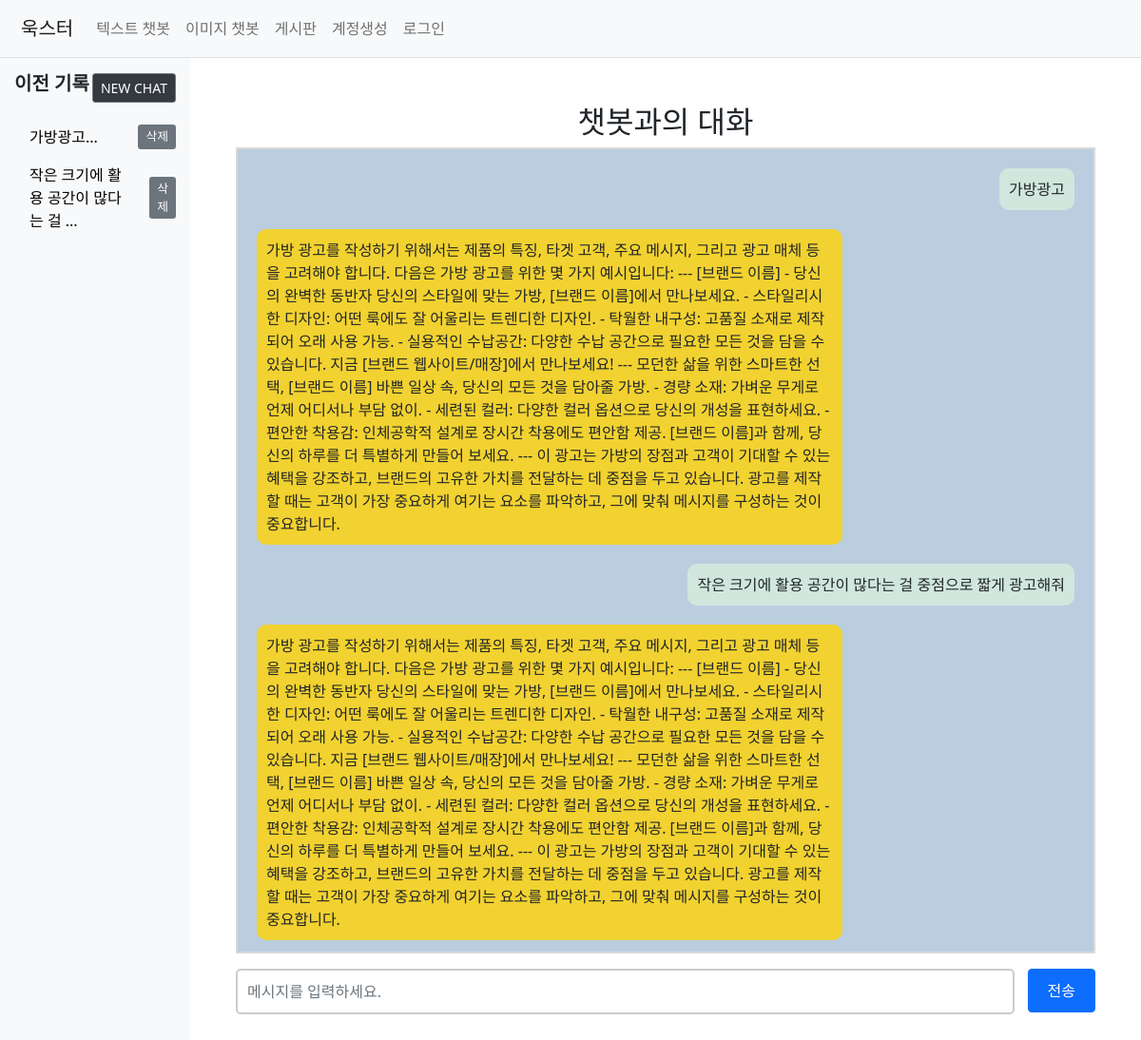
Screenshot of /chatbot/chat?thread_id=db84ea44-4754-4433-ade3-767bd8ef1438 with the database file from the repository.
### my_flask_app/models.py (models this page shows, shortened)
class ChatHistory(db.Model):
    __tablename__ = 'chat_history'
    id = db.Column(db.Integer, primary_key=True, autoincrement=True)
    thread_id = db.Column(db.String(36), nullable=False, default=lambda: str(uuid.uuid4()))
    user_id = db.Column(db.Integer, db.ForeignKey('user.id'), nullable=False)
    user_question = db.Column(db.Text, nullable=True)
    maked_text = db.Column(db.Text, nullable=False)
    maked_image_url = db.Column(db.Text, nullable=True)
    created_at = db.Column(db.DateTime, default=datetime.utcnow, nullable=False)
    type = db.Column(db.String(20), nullable=False)

### my_flask_app/views/text_chatbot.py (the view)
@bp.route('/chat', methods=['GET'])
def chat_page():
    try:
        thread_id = request.args.get('thread_id')
        if thread_id:
            chat_histories = ChatHistory.query.filter_by(thread_id=thread_id, type='text').order_by(ChatHistory.created_at.asc()).all()
            if not chat_histories:
                flash('해당 대화 기록을 찾을 수 없습니다.', 'error')
                chat_histories = []
        else:
            thread_id = str(uuid.uuid4())
            chat_histories = []
        return render_template('chatbot/text_chatbot.html', chat_histories=chat_histories, thread_id=thread_id)
    except Exception as e:
        print("Error fetching chat histories:", str(e))
        return render_template('chatbot/text_chatbot.html', chat_histories=[], thread_id=str(uuid.uuid4()))

### my_flask_app/templates/chatbot/text_chatbot.html (shortened to what this page needs)
{% extends "history_sidebar.html" %}
{% block main_content %}
<div class="container mt-5">
    <h2 class="text-center">챗봇과의 대화</h2>
    <div class="chat-container" id="chatContainer" style="height: 60vh; overflow-y: auto;">
        {% for history in chat_histories %}
            <div class="message user-message">{{ history.user_question }}</div>
            {% if history.maked_text %}
                <div class="message bot-message">{{ history.maked_text }}</div>
            {% endif %}
        {% endfor %}
    </div>
    <div class="input-group mt-3">
        <input type="text" class="form-control" id="userInput" placeholder="메시지를 입력하세요.">
        <div class="input-group-append">
            <button class="btn btn-primary" id="sendButton">전송</button>
        </div>
    </div>
</div>
{% endblock %}

### my_flask_app/templates/history_sidebar.html (shortened to what this page needs)
{% extends "base.html" %}
{% block content %}
<div class="container-fluid">
    <div class="row">
        <nav id="sidebar" class="col-md-3 col-lg-2 d-md-block bg-light sidebar" style="height: 100vh; overflow-y: auto;">
            <div class="sidebar-sticky">
                <div class="d-flex justify-content-between align-items-center mb-3">
                    <h5 class="sidebar-heading">이전 기록</h5>
                    <button class="btn btn-secondary btn-sm" id="newChatButton">NEW CHAT</button>
                </div>
                <ul class="nav flex-column" id="chatHistoryList">
                    {% if chat_histories %}
                        {% for history in chat_histories %}
                            <li class="nav-item d-flex justify-content-between align-items-center">
                                <a href="#" class="nav-link chat-history-link" data-id="{{ history.thread_id }}" onclick="loadChatHistory('{{ history.thread_id }}', '{{ request.path.split('/')[1] }}')">
                                    {{ history.user_question[:20] }}...
                                </a>
                                <button class="btn btn-danger btn-sm delete-button" data-id="{{ history.thread_id }}" onclick="deleteChatHistory('{{ history.thread_id }}')">삭제</button>
                            </li>
                        {% endfor %}
                    {% else %}
                        <li class="nav-item">
                            <span>로그인 후 채팅 기록을 볼 수 있습니다.</span>
                        </li>
                    {% endif %}
                </ul>
            </div>
        </nav>
        <main class="col-md-9 ml-sm-auto col-lg-10 px-md-4">
            {% block main_content %}{% endblock %}
        </main>
    </div>
</div>
{% endblock %}

### my_flask_app/static/style.css (style rules this page uses)
.chat-container { border: 2px solid #dbd8d8; padding: 10px; height: 400px; overflow-y: scroll; background-color: #bacee0; display: flex; flex-direction: column; }
.message { margin: 10px; padding: 10px; border-radius: 10px; max-width: 70%; display: inline-block; }
.user-message { background-color: #d1e7dd; align-self: flex-end; text-align: right; }
.bot-message { background-color: #F2D230; align-self: flex-start; text-align: left; }
#userInput { border-radius: 5px; border: 2px solid #ccc; padding: 10px; width: calc(100% - 100px); }
#sendButton { margin-left: 15px; padding: 10px 20px; }
#sidebar { background-color: #f8f9fa; padding: 15px; height: 100vh; }
.sidebar-heading { font-weight: bold; }
.chat-history-link { color: #000 !important; text-decoration: none !important; }
#newChatButton { background-color: #343a40; color: #ffffff; }
.delete-button { background-color: #6c757d; color: #ffffff; border: none; font-size: 0.8rem; padding: 0.2rem 0.5rem; }

### my_flask_app/templates/base.html (style rules this page uses)
body, html { margin: 0; padding: 0; height: 100%; width: 100%; display: flex; flex-direction: column; align-items: center; }

### rows the page displays
ChatHistory: user_question "가방광고", maked_text "가방 광고를 작성하기 위해서는 제품의 특징, 타겟 고객, 주요 메시지, 그리고 광고 매체 등을 고려해야 합니다. 다음은 가방 광고를 위한 몇 가지 예시입니다: --- [브랜드 이름] - 당신의 완벽한 동반자 당신의 스타일에 맞는 가방, [브랜드 이름]에서 만나보세요. - 스타일리시한 디자인: 어떤 룩에도 잘 어울리는 트렌디한 디자인. - 탁월한 내구성: 고품질 소재로 제작되어 오래 사용 가능. - 실용적인 수납공간: 다양한 수납 공간으로 필요한 모든 것을 담을 수 있습니다. 지금 [브랜드 웹사이트/매장]에서 만나보세요! --- 모던한 삶을 위한 스마트한 선택, [브랜드 이름] 바쁜 일상 속, 당신의 모든 것을 담아줄 가방. - 경량 소재: 가벼운 무게로 언제 어디서나 부담 없이. - 세련된 컬러: 다양한 컬러 옵션으로 당신의 개성을 표현하세요. - 편안한 착용감: 인체공학적 설계로 장시간 착용에도 편안함 제공. [브랜드 이름]과 함께, 당신의 하루를 더 특별하게 만들어 보세요. --- 이 광고는 가방의 장점과 고객이 기대할 수 있는 혜택을 강조하고, 브랜드의 고유한 가치를 전달하는 데 중점을 두고 있습니다. 광고를 제작할 때는 고객이 가장 중요하게 여기는 요소를 파악하고, 그에 맞춰 메시지를 구성하는 것이 중요합니다."
ChatHistory: user_question "작은 크기에 활용 공간이 많다는 걸", user_question "작은 크기에 활용 공간이 많다는 걸 중점으로 짧게 광고해줘", maked_text "가방 광고를 작성하기 위해서는 제품의 특징, 타겟 고객, 주요 메시지, 그리고 광고 매체 등을 고려해야 합니다. 다음은 가방 광고를 위한 몇 가지 예시입니다: --- [브랜드 이름] - 당신의 완벽한 동반자 당신의 스타일에 맞는 가방, [브랜드 이름]에서 만나보세요. - 스타일리시한 디자인: 어떤 룩에도 잘 어울리는 트렌디한 디자인. - 탁월한 내구성: 고품질 소재로 제작되어 오래 사용 가능. - 실용적인 수납공간: 다양한 수납 공간으로 필요한 모든 것을 담을 수 있습니다. 지금 [브랜드 웹사이트/매장]에서 만나보세요! --- 모던한 삶을 위한 스마트한 선택, [브랜드 이름] 바쁜 일상 속, 당신의 모든 것을 담아줄 가방. - 경량 소재: 가벼운 무게로 언제 어디서나 부담 없이. - 세련된 컬러: 다양한 컬러 옵션으로 당신의 개성을 표현하세요. - 편안한 착용감: 인체공학적 설계로 장시간 착용에도 편안함 제공. [브랜드 이름]과 함께, 당신의 하루를 더 특별하게 만들어 보세요. --- 이 광고는 가방의 장점과 고객이 기대할 수 있는 혜택을 강조하고, 브랜드의 고유한 가치를 전달하는 데 중점을 두고 있습니다. 광고를 제작할 때는 고객이 가장 중요하게 여기는 요소를 파악하고, 그에 맞춰 메시지를 구성하는 것이 중요합니다."
